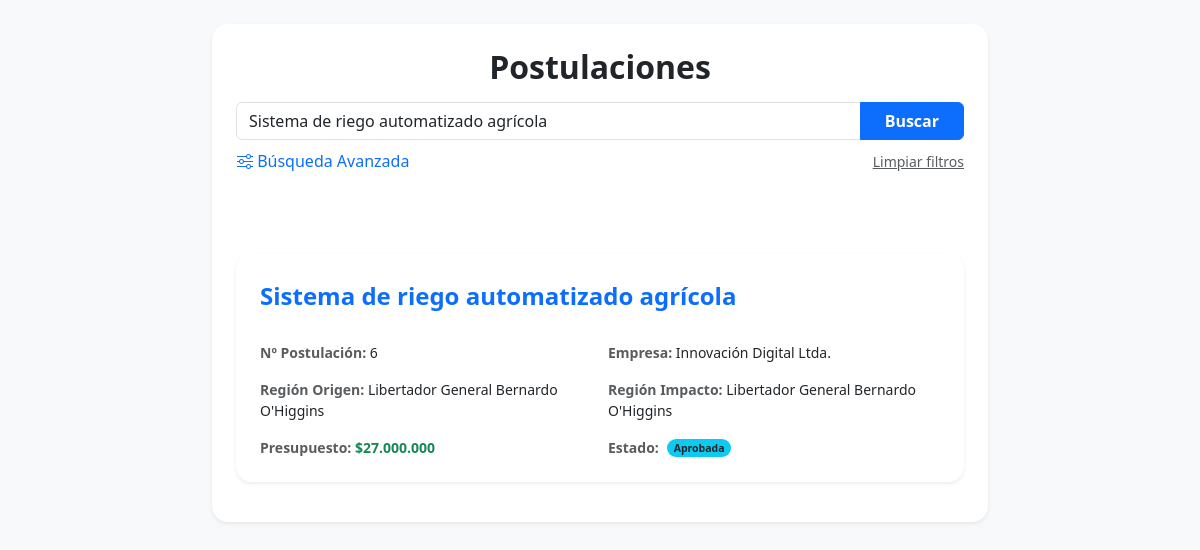
/tarea_2_BD/Templates/vista_lista_postulaciones.php?buscar=Sistema de riego automatizado agrícola, run on the app's committed database.
### tables this page shows
CREATE TABLE POSTULACION (
    ID_postulacion VARCHAR(20) NOT NULL,
    Numero_postulacion INT NOT NULL UNIQUE AUTO_INCREMENT,
    Fecha_postulacion DATE NOT NULL,
    Nombre_iniciativa VARCHAR(100) NOT NULL,
    Objetivo_iniciativa VARCHAR(255) NOT NULL,
    Descripcion_soluciones VARCHAR(255) NOT NULL,
    Resultados_esperados VARCHAR(255) NOT NULL,
    Presupuesto INT NOT NULL,
    Rut_Empresa VARCHAR(12) NOT NULL,
    ID_sede INT NOT NULL,
    ID_estado INT NOT NULL,
    ID_region_impacto INT NOT NULL,
    ID_region_origen INT NOT NULL,
    ID_tipo_iniciativa INT NOT NULL,
    ID_jefe INT NOT NULL,
    ID_coordinador INT NOT NULL,
    PRIMARY KEY (ID_postulacion),
    FOREIGN KEY (Rut_Empresa) REFERENCES EMPRESA(Rut_Empresa),
    FOREIGN KEY (ID_sede) REFERENCES SEDE(ID_sede),
    FOREIGN KEY (ID_estado) REFERENCES ESTADO_POSTULACION(ID_estado),
    FOREIGN KEY (ID_region_impacto) REFERENCES REGION(ID_region),
    FOREIGN KEY (ID_region_origen) REFERENCES REGION(ID_region),
    FOREIGN KEY (ID_tipo_iniciativa) REFERENCES TIPO_INICIATIVA(ID_tipo),
    FOREIGN KEY (ID_jefe) REFERENCES JEFE_CARRERA(ID_jefe),
    FOREIGN KEY (ID_coordinador) REFERENCES COORDINADOR(ID_coordinador)
);

CREATE TABLE EMPRESA (
    Rut_Empresa VARCHAR(12) NOT NULL,
    Nombre_empresa VARCHAR(100) NOT NULL,
    Convenio_USM BOOLEAN NOT NULL,
    ID_tamano INT NOT NULL,
    ID_representante INT NOT NULL,
    PRIMARY KEY (Rut_Empresa),
    FOREIGN KEY (ID_tamano) REFERENCES TAMANO_EMPRESA(ID_tamano),
    FOREIGN KEY (ID_representante) REFERENCES REPRESENTANTE_EMPRESA(ID_representante)
);

CREATE TABLE REGION (
    ID_region INT NOT NULL,
    Nombre_region VARCHAR(50) NOT NULL,
    PRIMARY KEY (ID_region)
);

CREATE TABLE ESTADO_POSTULACION (
    ID_estado INT NOT NULL,
    Nombre_estado VARCHAR(11) NOT NULL,
    PRIMARY KEY (ID_estado)
);

### tarea_2_BD/Templates/vista_lista_postulaciones.php (the view, shortened to what this page needs)
<?php
require_once("../BDT1.php");
$busqueda = $_POST['buscar'] ?? ($_GET['buscar'] ?? '');
$f_reg_origen = $_POST['reg_origen'] ?? '';
$f_reg_impacto = $_POST['reg_impacto'] ?? '';
$f_sede = $_POST['sede'] ?? '';
$f_tipo = $_POST['tipo_iniciativa'] ?? '';
$f_tamano = $_POST['tamano_empresa'] ?? '';
$f_convenio = $_POST['convenio_usm'] ?? '';
$f_estado = $_POST['estado_postulacion'] ?? '';
try {
    $sql = "SELECT
                P.Numero_postulacion,
                P.Fecha_postulacion,
                P.Objetivo_iniciativa,
                P.Descripcion_soluciones,
                P.Resultados_esperados,
                P.Nombre_iniciativa,
                P.Rut_Empresa,
                E.Nombre_empresa,
                P.ID_coordinador,
                R_O.Nombre_region AS Region_origen,
                R_I.Nombre_region AS Region_impacto,
                P.Presupuesto,
                EST.Nombre_estado,
                C.rut_coordinador,
                S.Nombre_Sede,
                T.Tipo_iniciativa,
                J.Nombre_jefe,
                C.Nombre_coordinador
            FROM POSTULACION P
            LEFT JOIN TIPO_INICIATIVA T ON P.ID_tipo_iniciativa = T.ID_tipo
            LEFT JOIN SEDE S ON P.ID_sede = S.ID_sede
            LEFT JOIN REGION R_I ON P.ID_region_impacto = R_I.ID_region
            LEFT JOIN REGION R_O ON P.ID_region_origen = R_O.ID_region
            LEFT JOIN EMPRESA E ON P.Rut_Empresa = E.Rut_Empresa
            LEFT JOIN TAMANO_EMPRESA T_E ON T_E.ID_tamano = E.ID_tamano
            LEFT JOIN ESTADO_POSTULACION EST ON P.ID_estado = EST.ID_estado
            LEFT JOIN COORDINADOR C ON P.ID_coordinador = C.ID_coordinador
            LEFT JOIN JEFE_CARRERA J ON J.ID_jefe = P.ID_jefe";
    $condiciones = [];
    $params = [];
    if ($busqueda !== '') {
        $condiciones[] = "(P.Nombre_iniciativa LIKE :b1 OR E.Nombre_empresa LIKE :b2 OR P.Numero_postulacion LIKE :b3)";
        $term = "%$busqueda%";
        $params[':b1'] = $term;
        $params[':b2'] = $term;
        $params[':b3'] = $term;
    }
    if (!empty($condiciones)) {
        $sql .= " WHERE " . implode(" AND ", $condiciones);
    }
    $stmt = $conexion->prepare($sql);
    $stmt->execute($params);
    $postulaciones = $stmt->fetchAll(PDO::FETCH_ASSOC);
} catch (PDOException $e) {
    die("Error en la consulta: " . $e->getMessage());
}
?>
<!DOCTYPE html>
<html lang="es">
<head>
    <link href="https://cdn.jsdelivr.net/npm/bootstrap@5.3.3/dist/css/bootstrap.min.css" rel="stylesheet">
</head>
<body class="bg-light py-4 d-flex">
<div class="container" style="max-width: 800px;">
    <div class="card border-0 shadow-sm rounded-4 p-4 mb-4">
        <h2 class="text-dark fw-bold mb-3 text-center">Postulaciones</h2>
        <form action="" method="POST">
            <div class="input-group mb-2">
                <input type="text" name="buscar" class="form-control" placeholder="Búsqueda rápida..." value="<?php echo htmlspecialchars($busqueda); ?>">
                <button class="btn btn-primary px-4 fw-bold" type="submit">Buscar</button>
            </div>
            <div class="d-flex justify-content-between align-items-center">
                <button type="button" class="btn btn-link text-decoration-none p-0" data-bs-toggle="modal" data-bs-target="#modalBusqueda">
                    <i class="bi bi-sliders"></i> Búsqueda Avanzada
                </button>
                <?php if ($busqueda || $f_reg_origen || $f_reg_impacto || $f_sede || $f_tipo || $f_tamano || $f_convenio || $f_estado): ?>
                    <a href="?" class="small text-muted">Limpiar filtros</a>
                <?php endif; ?>
            </div>
                <div class="w-100 d-flex flex-row" style="height: 5rem;">
                </div>
        </form>
        <?php if (count($postulaciones) > 0): ?>
            <?php foreach ($postulaciones as $fila): ?>
                <?php if ($fila["rut_coordinador"] === $_SESSION["rut_usuario"] && $_SESSION["rol_usuario"] === "2" || $_SESSION["rol_usuario"] !== "2"): ?>
                    <div class="card shadow-sm border-0 rounded-4 mb-3">
                        <div class="card-body p-4">
                            <div class="w-100 d-flex flex-row" style="height: 4rem;">
                                <h4 class="w-75 card-title text-primary my-1 fw-semibold">
                                    <?php echo htmlspecialchars($fila['Nombre_iniciativa']); ?>
                                </h4>
                            </div>
                            <div class="row row-cols-1 row-cols-md-2 g-3 small">
                                <div class="col">
                                    <span class="text-muted fw-bold">Nº Postulación:</span>
                                    <span class="text-dark"><?php echo htmlspecialchars($fila['Numero_postulacion']); ?></span>
                                </div>
                                <div class="col">
                                    <span class="text-muted fw-bold">Empresa:</span>
                                    <span class="text-dark"><?php echo htmlspecialchars($fila['Nombre_empresa']); ?></span>
                                </div>
                                <div class="col">
                                    <span class="text-muted fw-bold">Región Origen:</span>
                                    <span class="text-dark"><?php echo htmlspecialchars($fila['Region_origen']); ?></span>
                                </div>
                                <div class="col">
                                    <span class="text-muted fw-bold">Región Impacto:</span>
                                    <span class="text-dark"><?php echo htmlspecialchars($fila['Region_impacto']); ?></span>
                                </div>
                                <div class="col">
                                    <span class="text-muted fw-bold">Presupuesto:</span>
                                    <span class="text-success fw-bold">
                                        $<?php echo number_format($fila['Presupuesto'], 0, ',', '.'); ?>
                                    </span>
                                </div>
                                <div class="col d-flex align-items-center">
                                    <span class="text-muted fw-bold me-2">Estado:</span>
                                    <span class="badge rounded-pill bg-info text-dark">
                                        <?php echo htmlspecialchars($fila['Nombre_estado']); ?>
                                    </span>
                                </div>
                            </div>
                        </div>
                    </div>
                <?php endif; ?>
            <?php endforeach; ?>
        <?php endif; ?>
    </div>
    </div>
    <link rel="stylesheet" href="https://cdn.jsdelivr.net/npm/bootstrap-icons@1.11.3/font/bootstrap-icons.min.css">

### data on the page
postulacion: Nombre_iniciativa "Sistema de riego automatizado agrícola", Numero_postulacion "6", Rut_Empresa.Nombre_empresa "Innovación Digital Ltda.", ID_region_impacto.Nombre_region "Libertador General Bernardo O'Higgins", Presupuesto "27.000.000", ID_estado.Nombre_estado "Aprobada"
